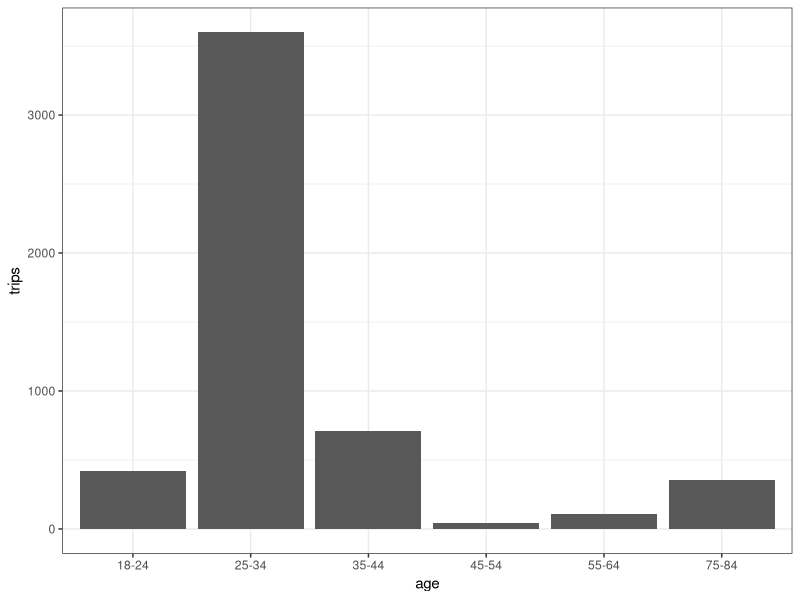
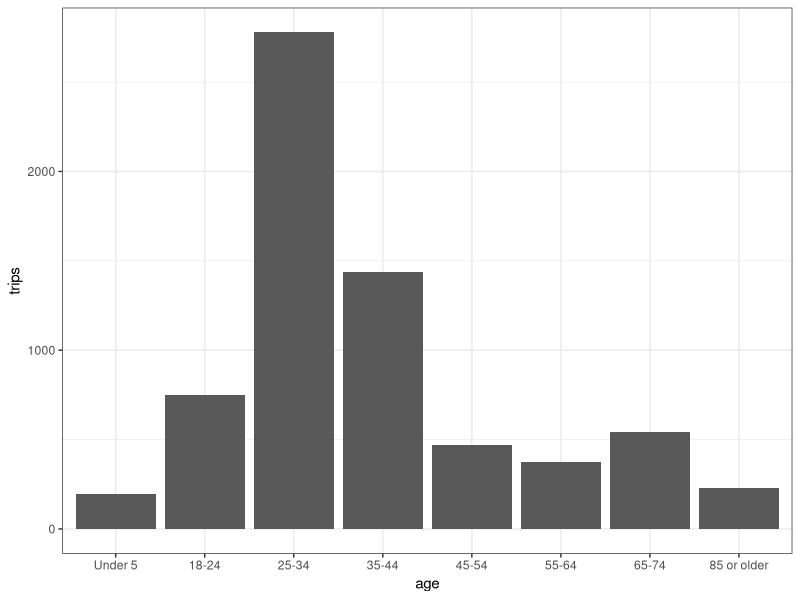

Source code (R) for these figures, in order:
library(ggplot2)

## CarShare and Age - Person Trips
## age     Trips
## Under 5 194.7309
## 18-24  748.82
## 25-34   2778.0236
## 35-44   1439.3152
## 45-54   470.5994
## 55-64   373.3229
## 65-74   540.2428
## 85 or older     228.0307

## Taxi Share and Age
## age     SumOfexpwt_final
## 18-24  419.227
## 25-34   3599.1294
## 35-44   711.9531
## 45-54   39.6774
## 55-64   109.15
## 75-84   354.6868

taxishare <- data.frame(
    age = c("18-24", "25-34", "35-44", "45-54", "55-64", "75-84"),
    trips = c(419.227, 3599.1294, 711.9531, 39.6774, 109.15, 354.6868))

carshare <- data.frame(
    age = factor(c("Under 5", "18-24", "25-34", "35-44", "45-54", "55-64", "65-74", "85 or older"),
                 levels=c("Under 5", "18-24", "25-34", "35-44", "45-54", "55-64", "65-74", "85 or older")),
    trips = c(194.7309, 748.82, 2778.0236, 1439.3152, 470.5994, 373.3229, 540.2428, 228.0307))


taxip <- ggplot(taxishare, aes(x=age, y=trips)) + geom_bar(stat="identity") + theme_bw()
ggsave("./fig/taxip.pdf", taxip, height=6, width=8, units="in")

carp <- ggplot(carshare, aes(x=age, y=trips)) + geom_bar(stat="identity") + theme_bw()
ggsave("./fig/carp.pdf", carp, height=6, width=8, units="in")
